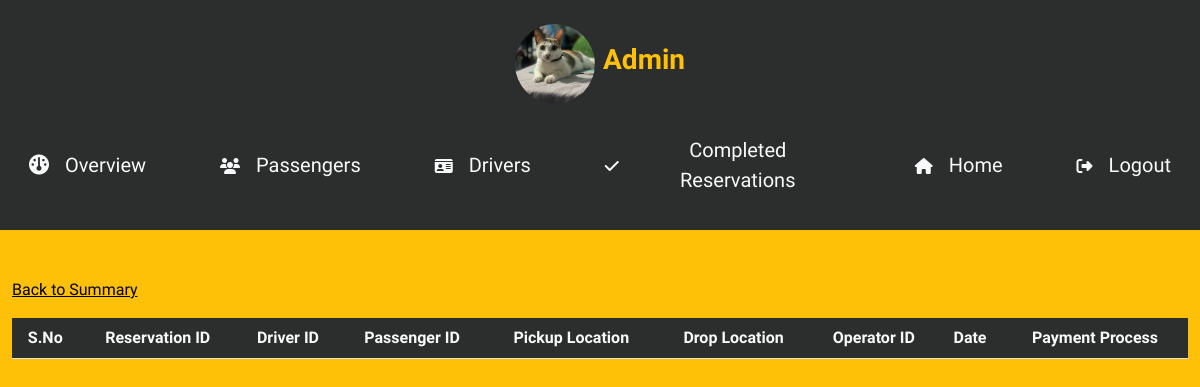
The app's page /admin-panel/admin-panel.php?completed_reservations, older data.
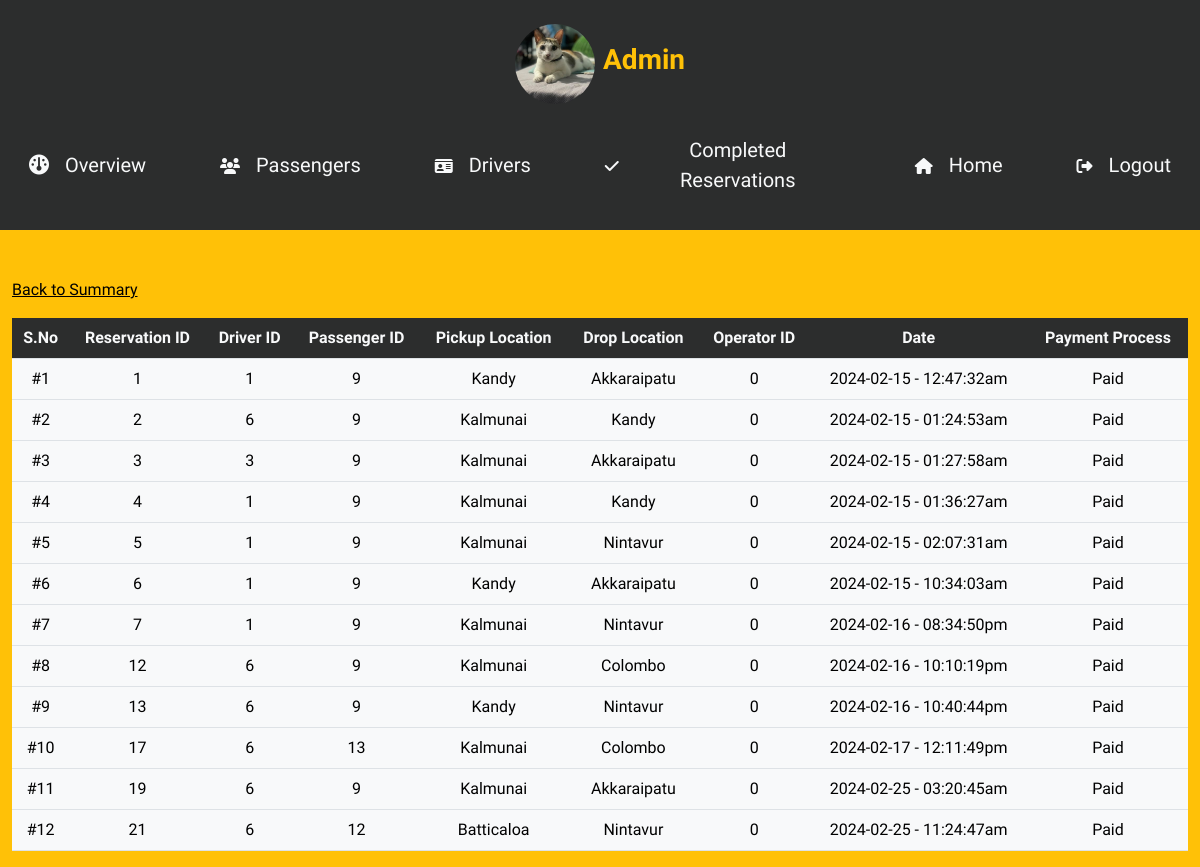
The same page, newer data.
### tables this page shows
CREATE TABLE `table_reservation` (
  `reservation_id` int(11) NOT NULL,
  `passenger_name` varchar(50) NOT NULL,
  `passenger_contact_no` varchar(13) NOT NULL,
  `pickup_location` varchar(30) NOT NULL,
  `pickup_location_latitude_value` varchar(20) NOT NULL,
  `pickup_location_longitude_value` varchar(20) NOT NULL,
  `drop_location` varchar(30) NOT NULL,
  `drop_location_latitude_value` varchar(20) NOT NULL,
  `drop_location_longitude_value` varchar(20) NOT NULL,
  `reservation_status` varchar(15) NOT NULL,
  `driver_id` int(11) NOT NULL,
  `passenger_id` int(11) NOT NULL,
  `ride_start_time` varchar(255) NOT NULL,
  `operator_id` int(11) NOT NULL
);

### admin-panel/show-completed-reservations.php (the view, shortened to what this page needs)
<div class="mt-5">
    <a href="admin-panel.php?dashboard" class="d-block pb-3 text-black ">Back to Summary</a>
    <table class="table text-center">
        <thead>
            <tr>
                <th class="background-black-color text-light">S.No</th>
                <th class="background-black-color text-light">Reservation ID</th>
                <th class="background-black-color text-light">Driver ID</th>
                <th class="background-black-color text-light">Passenger ID</th>
                <th class="background-black-color text-light">Pickup Location</th>
                <th class="background-black-color text-light">Drop Location</th>
                <th class="background-black-color text-light">Operator ID</th>
                <th class="background-black-color text-light">Date</th>
                <th class="background-black-color text-light">Payment Process</th>
            </tr>
        </thead>
        <tbody>
            <?php
            $serialNumber = 1;
            $getSuccessReservationList = mysqli_query($con, "SELECT * FROM `table_reservation` WHERE reservation_status = 'completed'");
            if (mysqli_num_rows($getSuccessReservationList) > 0) {
                while ($arrayOfReservationDetails = mysqli_fetch_assoc($getSuccessReservationList)) {
                    $reservationId = $arrayOfReservationDetails['reservation_id'];
                    $driverId = $arrayOfReservationDetails['driver_id'];
                    $passengerId = $arrayOfReservationDetails['passenger_id'];
                    $pickupLocation = $arrayOfReservationDetails['pickup_location'];
                    $dropLocation = $arrayOfReservationDetails['drop_location'];
                    $operatorId = $arrayOfReservationDetails['operator_id'];
                    $date = $arrayOfReservationDetails['ride_start_time'];
            ?>
                    <tr>
                        <td class="bg-light text-black">#<?php echo $serialNumber; ?></th>
                        <td class="bg-light text-black"><?php echo $reservationId; ?></th>
                        <td class="bg-light text-black"><?php echo $driverId; ?></th>
                        <td class="bg-light text-black"><?php echo $passengerId; ?></th>
                        <td class="bg-light text-black text-capitalize"><?php echo $pickupLocation; ?></th>
                        <td class="bg-light text-black text-capitalize"><?php echo $dropLocation; ?></th>
                        <td class="bg-light text-black"><?php echo $operatorId; ?></th>
                        <td class="bg-light text-black"><?php echo $date; ?></th>
                        <td class="bg-light text-black">Paid</th>
                    </tr>
            <?php
                    $serialNumber++;
                }
            }
            ?>
        </tbody>
    </table>
</div>

### admin-panel/admin-panel.php (shortened to what this page needs)
<?php
include('../includes/connect.php');
?>
<!DOCTYPE html>
<html lang="en">
<head>
    <link rel="stylesheet" href="https://cdnjs.cloudflare.com/ajax/libs/font-awesome/6.5.1/css/all.min.css" />
    <link rel="stylesheet" href="../assets/css/bootstrap.min.css" />
    <link rel="stylesheet" href="../assets/css/style.css" />
    <link rel="stylesheet" href="../assets/css/style2.css">
    <link rel="stylesheet" href="../assets/css/style3.css">
</head>
<body class="overflow-x-hidden container-fluid bg-warning">
    <div>
        <div class="row">
            <div class="col-md-12 container background-black-color px-3 py-4">
                <div class="d-md-flex justify-content-center align-items-center gap-2">
                    <div>
                        <img src="../assets/img/406880331_369106048863056_7316214919984039805_n.jpg" class="img-fluid width-of-admin-prof" alt="Admin Profile Picture" />
                    </div>
                    <div>
                        <h3 class="text-warning fw-semibold">Admin</h3>
                    </div>
                </div>
                <div class="d-flex justify-content-center align-items-center gap-5 ">
                    <a href="admin-panel.php?dashboard" class="d-md-flex align-items-center hover-effect text-light  gap-3 btn mt-4">
                        <div>
                            <i class="fa-solid fa-gauge fs-5"></i>
                        </div>
                        <p class="fs-5 mb-1">Overview</p>
                    </a>
                    <a href="admin-panel.php?passengers" class="d-md-flex align-items-center hover-effect text-light gap-3 btn mt-4">
                        <div>
                            <i class="fa-solid fa-users"></i>
                        </div>
                        <p class="fs-5 mb-1">Passengers</p>
                    </a>
                    <a href="admin-panel.php?drivers" class="d-md-flex align-items-center hover-effect text-light gap-3 btn mt-4">
                        <div>
                            <i class="fa-solid fa-id-card"></i>
                        </div>
                        <p class="fs-5 mb-1">Drivers</p>
                    </a>
                    <a href="admin-panel.php?completed_reservations" class="d-md-flex align-items-center hover-effect text-light gap-3 btn mt-4">
                        <div>
                            <i class="fa-solid fa-check"></i>
                        </div>
                        <p class="fs-5 mb-1">Completed Reservations</p>
                    </a>
                    <a href="../index.php" class="d-md-flex align-items-center hover-effect text-light gap-3 btn mt-4">
                        <div>
                            <i class="fa-solid fa-home"></i>
                        </div>
                        <p class="fs-5 mb-1">Home</p>
                    </a>
                    <a href="logout.php" class="d-md-flex align-items-center hover-effect text-light gap-3 btn mt-4">
                        <div>
                            <i class="fa-solid fa-right-from-bracket"></i>
                        </div>
                        <p class="fs-5 mb-1">Logout</p>
                    </a>
                </div>
            </div>
        </div>
        <div class="col-md-12 bg-warning ">
            <?php
            if (isset($_GET['completed_reservations'])) {
                include('show-completed-reservations.php');
            }
            ?>
        </div>
    </div>
</body>
</html>

### assets/css/style.css (style rules this page uses)
html, body { scroll-behavior: smooth !important; }
body { font-family: "Sen", sans-serif !important; }
.background-black-color { background-color: #2c2d2d !important; }

### assets/css/style3.css (style rules this page uses)
.width-of-admin-prof { width: 80px !important; height: 80px !important; object-fit: cover; border-radius: 50%; }

Row changes from the older to the newer data that the page shows:
added table_reservation: reservation_id "1", driver "1", passenger "9", pickup_location "Kandy", drop_location "Akkaraipatu", operator "0", ride_start_time "2024-02-15 - 12:47:32am"
added table_reservation: reservation_id "2", driver "6", passenger "9", pickup_location "Kalmunai", drop_location "Kandy", operator "0", ride_start_time "2024-02-15 - 01:24:53am"
added table_reservation: reservation_id "3", driver "3", passenger "9", pickup_location "Kalmunai", drop_location "Akkaraipatu", operator "0", ride_start_time "2024-02-15 - 01:27:58am"
added table_reservation: reservation_id "4", driver "1", passenger "9", pickup_location "Kalmunai", drop_location "Kandy", operator "0", ride_start_time "2024-02-15 - 01:36:27am"
added table_reservation: reservation_id "5", driver "1", passenger "9", pickup_location "Kalmunai", drop_location "Nintavur", operator "0", ride_start_time "2024-02-15 - 02:07:31am"
added table_reservation: reservation_id "6", driver "1", passenger "9", pickup_location "Kandy", drop_location "Akkaraipatu", operator "0", ride_start_time "2024-02-15 - 10:34:03am"
added table_reservation: reservation_id "7", driver "1", passenger "9", pickup_location "Kalmunai", drop_location "Nintavur", operator "0", ride_start_time "2024-02-16 - 08:34:50pm"
added table_reservation: reservation_id "12", driver "6", passenger "9", pickup_location "Kalmunai", drop_location "Colombo", operator "0", ride_start_time "2024-02-16 - 10:10:19pm"
added table_reservation: reservation_id "13", driver "6", passenger "9", pickup_location "Kandy", drop_location "Nintavur", operator "0", ride_start_time "2024-02-16 - 10:40:44pm"
added table_reservation: reservation_id "17", driver "6", passenger "13", pickup_location "Kalmunai", drop_location "Colombo", operator "0", ride_start_time "2024-02-17 - 12:11:49pm"
added table_reservation: reservation_id "19", driver "6", passenger "9", pickup_location "Kalmunai", drop_location "Akkaraipatu", operator "0", ride_start_time "2024-02-25 - 03:20:45am"
added table_reservation: reservation_id "21", driver "6", passenger "12", pickup_location "Batticaloa", drop_location "Nintavur", operator "0", ride_start_time "2024-02-25 - 11:24:47am"
